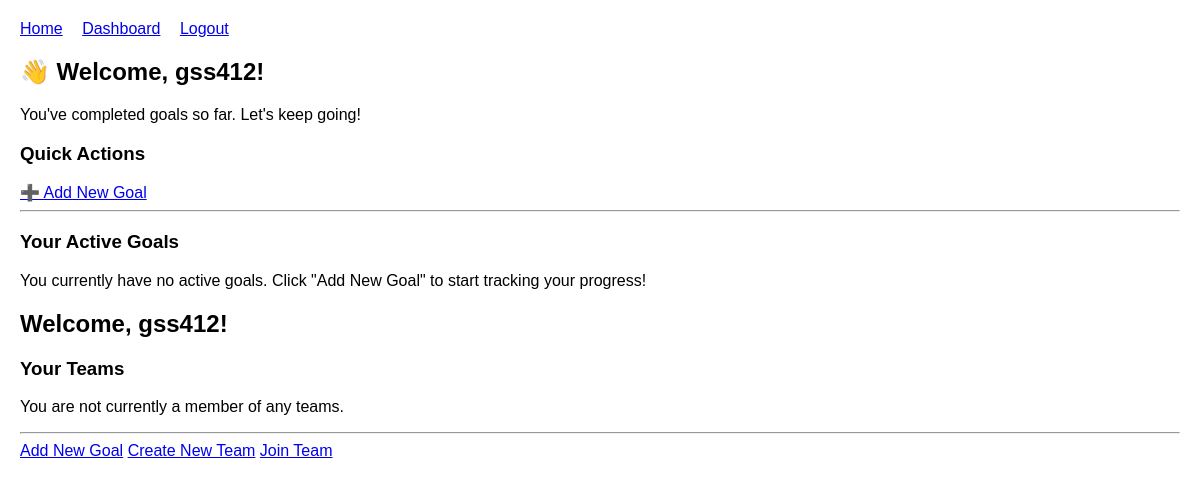
Page /dashboard/ (signed in) on the earlier database version.
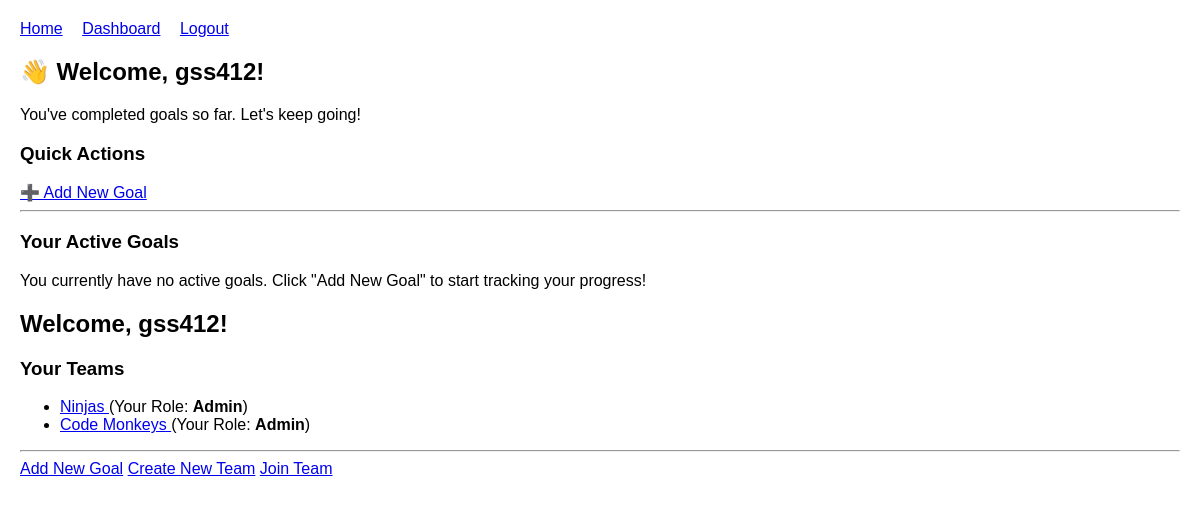
Same page on the later database version.
### users/models.py (models this page shows, shortened)
class CustomUser(AbstractUser):
    class Role(models.TextChoices):
        USER = 'USER', 'User'
        ADMIN = 'ADMIN', 'Admin'
    role = models.CharField(max_length=50, choices=Role.choices, default=Role.USER)

### teams/models.py (models this page shows, shortened)
class TeamMember(models.Model):
    class Role(models.TextChoices):
        MEMBER = 'MEMBER', 'Member'
        ADMIN = 'ADMIN', 'Admin' # Or 'Leader'
    user = models.ForeignKey(settings.AUTH_USER_MODEL, on_delete=models.CASCADE)
    team = models.ForeignKey(Team, on_delete=models.CASCADE)
    role = models.CharField(max_length=50, choices=Role.choices, default=Role.MEMBER)
    class Meta:
        unique_together = ('user', 'team')

class Team(models.Model):
    team_name = models.CharField(max_length=255)
    desc = models.TextField(blank=True, null=True, help_text="Description")
    members = models.ManyToManyField(
        settings.AUTH_USER_MODEL,
        through='TeamMember',
        related_name='teams'
    )

### dashboard/views.py (the view)
# urls.py: path('', views.dashboard_view, name='dashboard_view'),
@login_required
def dashboard_view(request):
    user_goals = Goal.objects.filter(user=request.user, completed=False).order_by('-importance_level', 'start_date')
    goals_with_progress = []
    for goal in user_goals:
        real_time_seconds = goal.real_time.total_seconds()
        target_time_seconds = goal.target_time.total_seconds()
        if target_time_seconds > 0:
            progress_percentage = (real_time_seconds / target_time_seconds) * 100
        else:
            progress_percentage = 0
        current_streak = TimeLog.objects.filter(
            user=request.user,
            goal=goal
        ).order_by('-log_date').distinct().count() # Counts days with logs
        goals_with_progress.append({
            'goal': goal,
            'progress_percentage': round(progress_percentage, 2),
            'current_streak': current_streak
        })
    context = {
        'goals_with_progress': goals_with_progress,
        'completed_goals_count': Goal.objects.filter(user=request.user, completed=True).count(),
    }
    user_teams_membership = TeamMember.objects.filter(
        user=request.user
    ).select_related('team') # Use select_related to fetch Team details efficiently
    context = {
        'user_teams': user_teams_membership,
    }
    return render(request, 'dashboard/dashboard.html', context)

### templates/dashboard/dashboard.html (shortened to what this page needs)
{% extends "base.html" %}
{% block content %}
    <div class="dashboard-header">
        <h2>👋 Welcome, {{ user.username }}!</h2>
        <p>You've completed {{ completed_goals_count }} goals so far. Let's keep going!</p>
    </div>
    <div class="actions-section">
        <h3>Quick Actions</h3>
        <a href="{% url 'dashboard:goal_create' %}" class="button">➕ Add New Goal</a>
    </div>
    <hr>
    <div class="active-goals-section">
        <h3>Your Active Goals</h3>
        {% if goals_with_progress %}
            {% for item in goals_with_progress %}
            <div class="goal-card">
                <h4>{{ item.goal.title }} (Importance: {{ item.goal.importance_level }}/5)</h4>
                <p>{{ item.goal.description|truncatechars:100 }}</p>
                <div class="progress-bar-container">
                    <div class="progress-bar" style="width: {{ item.progress_percentage }}%;">
                        {{ item.progress_percentage }}%
                    </div>
                </div>
                <p>
                    **Time Spent:** {{ item.goal.real_time|floatformat:1 }} / {{ item.goal.target_time|floatformat:1 }}<br>
                    **Current Streak:** {{ item.current_streak }} days
                </p>
                <a href="{% url 'dashboard:time_log' goal_id=item.goal.id %}" class="button button-log">Log Time</a>
                <a href="javascript:void(0)" class="button button-reflect" data-goal-id="{{ item.goal.id }}">Reflect on Progress</a>
            </div>
            {% endfor %}
        {% else %}
            <p>You currently have no active goals. Click "Add New Goal" to start tracking your progress!</p>
        {% endif %}
    </div>
    <div class="dashboard-header">
        <h2> Welcome, {{ user.username }}!</h2>
        </div>
    <div class="teams-section">
        <h3>Your Teams</h3>
        {% if user_teams %}
            <ul class="team-list">
            {% for membership in user_teams %}
                <li>
                    <a href="{% url 'teams:team_dashboard' team_id=membership.team.id %}">
                        {{ membership.team.team_name }}
                    </a>
                    (Your Role: <strong>{{ membership.get_role_display }}</strong>)
                </li>
            {% endfor %}
            </ul>
        {% else %}
            <p>You are not currently a member of any teams.</p>
        {% endif %}
    </div>
    <hr>
    <div class="actions-section">
        <a href="{% url 'dashboard:goal_create' %}" class="button"> Add New Goal</a>
        <a href="{% url 'teams:team_create' %}" class="button"> Create New Team</a>
        <a href="{% url 'teams:team_list' %}" class="button"> Join Team</a>
    </div>
{% endblock %}

### templates/base.html (shortened to what this page needs)
<!DOCTYPE html>
<html lang="en">
<head>
</head>
<body>
    <nav>
        <a href="/">Home</a>
        {% if user.is_authenticated %}
            <a href="{% url 'dashboard:dashboard_view' %}">Dashboard</a>
            <a href="{% url 'users:logout' %}">Logout</a>
        {% else %}
            <a href="{% url 'users:login' %}">Login</a>
            <a href="{% url 'users:register' %}">Register</a>
        {% endif %}
    </nav>
    <main>
        {% block content %}
        {% endblock %}
    </main>
</body>
</html>

### templates/base.html (style rules this page uses)
body { font-family: sans-serif; margin: 20px; }
nav { margin-bottom: 20px; }
nav a { margin-right: 15px; }

Differences in the rows shown:
added TeamMember: team.team_name "Ninjas", role "Admin"
added TeamMember: team.team_name "Code Monkeys", role "Admin"
Other differences:
text no longer shown: "You are not currently a member of any teams."
